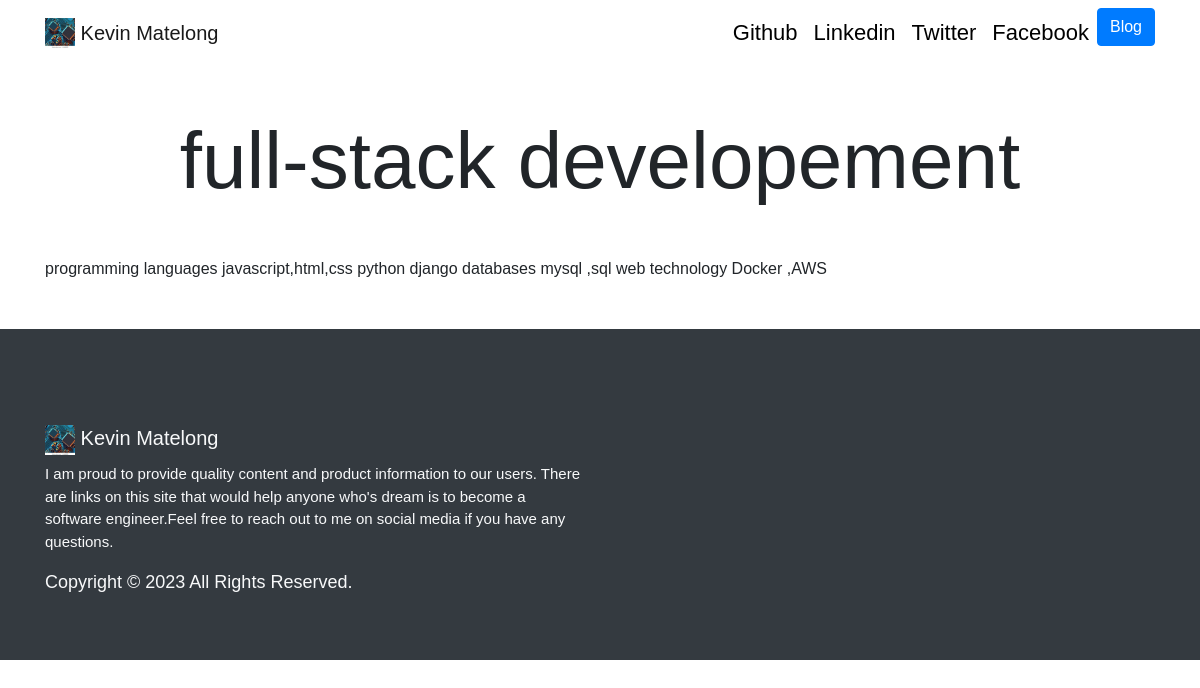
Page /blog/1/ on the committed database.
### blog/models.py (models this page shows, shortened)
class Blog(models.Model):
    title = models.CharField(max_length=200)
    description = models.TextField()

### blog/views.py (the view)
# urls.py: path('<int:blog_id>/', views.detail, name='detail'),
def detail(request, blog_id):
    blog = get_object_or_404(Blog, pk=blog_id)
    return render(request, 'blog/detail.html',{'blog':blog})

### blog/templates/blog/detail.html (shortened to what this page needs)
{% extends "portfolio/base.html" %}
{% load static %}
{% block content %}
<h1 class="text-center mt-5" id="blogdetailtitle">{{ blog.title }}</h1>
{{ blog.description|safe }}
{% endblock %}

### portfolio/static/portfolio/custom.css (style rules this page uses)
body { font-family: sans-serif; }
@media (min-width: 992px) { #blogdetailtitle { font-size: 5rem; } }

### rows in the picture
Blog: title "full-stack developement", description "programming languages javascript,html,css python django databases mysql ,sql web technology Docker ,AWS"
